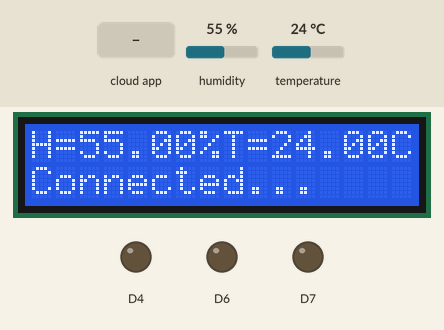
Simulated run of this sketch. Board: ESP8266 (NodeMCU). On the bench: 16×2 character LCD, output pins drawn as LEDs (lit = HIGH). The inputs (shaded band) are chosen by the test bench; at power-on: humidity 55 %, temperature 24 °C.

Above: at 12.0 s.
12.1 s: the phone or cloud app sets Lampu to 1
At 12.6 s:
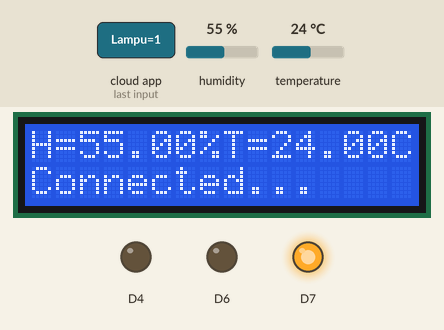
13.6 s: the phone or cloud app sets Stop.Kontak to 1
At 14.6 s:
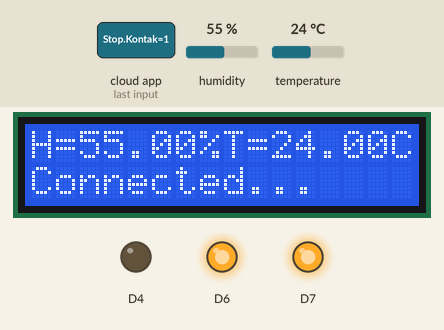
15.1 s: the phone or cloud app sets Lampu to 0
At 15.8 s:
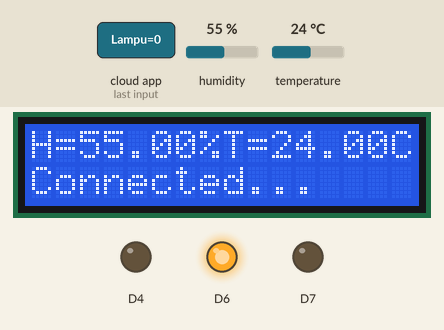
16.6 s: humidity set to 22 %
At 18.0 s:
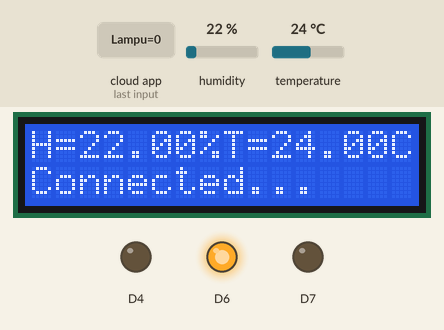
18.5 s: temperature set to 12 °C
At 19.7 s:
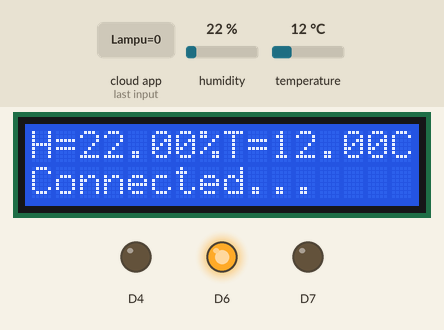
20.5 s: humidity set to 40 %
At 22.5 s:
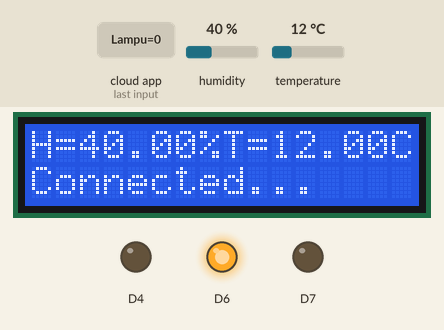
Timing chart, 0 to 23.5 s (numbered marks = the images above; inputs shaded):
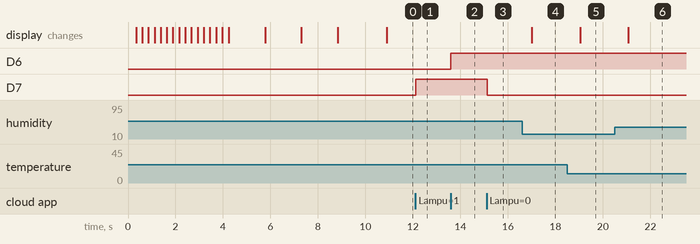

Measured:
- after the input at 12.1 s, D7: LOW → HIGH at once
- after the input at 13.6 s, D6: LOW → HIGH at once
- after the input at 15.1 s, D7: HIGH → LOW at once
- after the input at 16.6 s, the display: changes after 0.40 s (image 4)
- after the input at 18.5 s, the display: changes after 0.54 s (image 5)
- after the input at 20.5 s, the display: changes after 0.57 s (image 6)

The sketch:

smart_atmduino.ino
```cpp
//thinger.io
#include <ESP8266WiFi.h>
#include <ThingerESP8266.h>

#define USERNAME "atmduino"
#define DEVICE_ID "Smart_kos"
#define DEVICE_CREDENTIAL "eunbiline98"

#define SSID "Pkm_asia"
#define SSID_PASSWORD "sistemkomputer"
ThingerESP8266 thing(USERNAME, DEVICE_ID, DEVICE_CREDENTIAL);
//pin lcd
#include <LiquidCrystal_I2C.h>
LiquidCrystal_I2C lcd(0x27, 16, 2);
#include <Wire.h>
//dht11
#include "DHT.h"        // including the library of DHT11 temperature and humidity sensor
#define DHTTYPE DHT11   // DHT 11
#define dht_dpin D5
DHT dht(dht_dpin, DHTTYPE);
//bar loading
int progressBari = 0;
int i = 0;

// Kararter progress bar untuk LCD
byte progressBar[8] = {
  B11111,
  B11111,
  B11111,
  B11111,
  B11111,
  B11111,
  B11111,
};

void setup(){
lcd.begin();
dht.begin();
pinMode(D4, OUTPUT);
pinMode(D6, OUTPUT);
pinMode(D7, OUTPUT);

thing.add_wifi(SSID, SSID_PASSWORD);

  // digital pin control example (i.e. turning on/off a light, a relay, configuring a parameter, etc)
  thing["Stop Kontak"] << digitalPin(D6);
  thing["Lampu"] << digitalPin(D7);
  // resource output example (i.e. reading a sensor value)
  //thing["millis"] >> outputValue(millis());
  //pembacaan sensor dht11
  thing["dht11"] >>[](pson & out){
    out["humidity"] = dht.readHumidity();
    out["celsius"] = dht.readTemperature();
    out["fahrenheit"] = dht.readTemperature(true);
  };
lcd.createChar(0, progressBar);
 progressBari= 16;

 for (i=0; i<progressBari; i++)
  {
    lcd.setCursor(i, 1);
    lcd.write(byte(0));
    lcd.setCursor(0,0);
    lcd.print("Loading");
    delay(250);
  }
  lcd.clear();

lcd.setCursor(0,0);
lcd.print("AtmDuino Product");
lcd.setCursor(0,1);
lcd.print("Smart Switch");
delay(1500);
lcd.clear();

lcd.setCursor(1,0);
lcd.print("Made In Malang");
lcd.setCursor(2,1);
lcd.print("Local Pride");
delay(1500);
lcd.clear();

lcd.setCursor(0,0);
lcd.print("Contact Us");
lcd.setCursor(0,1);
lcd.print("08973234445");
delay(1500);
lcd.clear(); //menghapus data sebelumnya

//connect to internet
  while (WiFi.status() != WL_CONNECTED) {           //wait till connected to WiFi
    delay(200);
    lcd.setCursor(0,0);
    lcd.print("Menunggu Koneksi");
    }
//ip address status
  lcd.setCursor(0,0);
  lcd.print("Ip Address       ");
  lcd.setCursor(0,1);
  lcd.print(WiFi.localIP());
  delay(2000);
  lcd.clear();
}

void loop(){
thing.handle();

int wifiStatus = WiFi.status();
if(wifiStatus == 3){
    lcd.setCursor(0,1);
    lcd.print("Connected...       ");
}
  else{
      lcd.setCursor(0,1);
      lcd.print("Disconnected...       ");
}
float h = dht.readHumidity();
float t = dht.readTemperature();
  lcd.setCursor(0,0);
    lcd.print("H= ");
    lcd.setCursor(2,0);
    lcd.print(h);
    lcd.print("%  ");
    lcd.setCursor(8,0);
    lcd.print("T= ");
    lcd.setCursor(10,0);
    lcd.print(t);
    lcd.print("C  ");
   }
```
